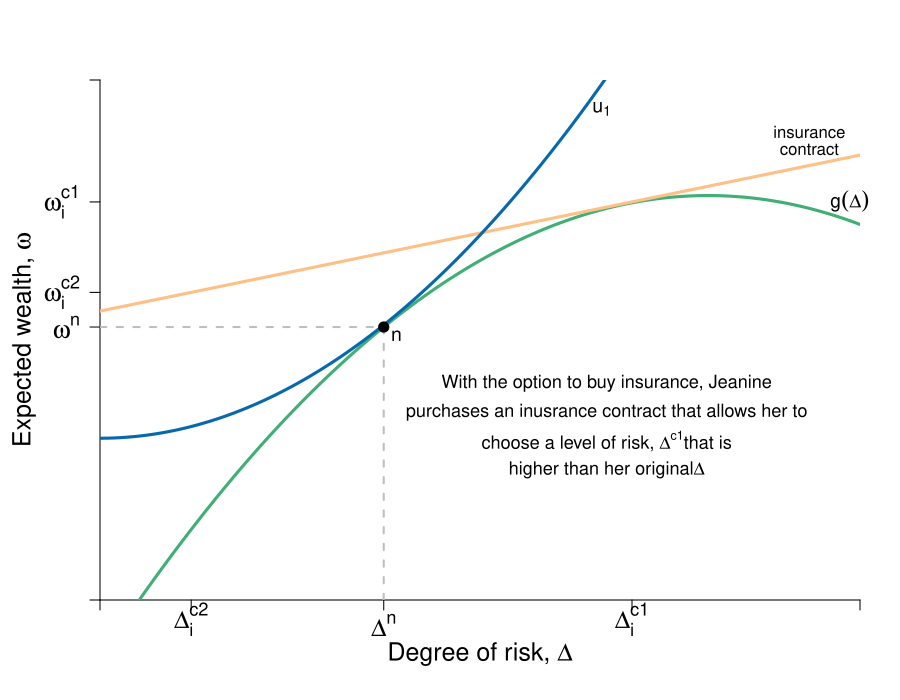

Write the R code that produced this figure.
#Graph Designer: Simon Halliday & Madeleine Wettach '20
#Authors: Bowles, Foley and Halliday
#Title: Microeconomics: Competition, Conflict and Coordination

require(shape)
library(pBrackets)
pdf(file = "risk/step_by_step_graphs_4/risk_return_insurance_step3.pdf", width = 9, height = 7)

#Set parameters for graphics
axislabelsize <- 1.5
labelsize <- 1.2
graphlinewidth <- 3
segmentlinewidth <- 2
a <- c(2, 4, 6)


COL <- c("#7fc97f", "#beaed4", "#fdc086", "#ffff99", "#386cb0", "#f0027f", "#bf5b17", "#666666")
COLA <- c("#e0f3db", "#99d8c9","#66c2a4","#41ae76", "#238b45", "#005824")
COLB <- c("#c6dbef", "#4eb3d3", "#2b8cbe", "#0868ac","#084081")
COLC <- c("#fcfbfd", "#efedf5", "#dadaeb", "#bcbddc", "#9e9ac8", "#807dba", "#6a51a3", "#54278f", "#3f007d")

par(mar =  c(5, 5, 4, 2))
xlims <- c(0, 15)
ylims <- c(0, 18)

riskreturn <- function(g, int1 = 14, int2 = 4, coeff = 1/3){
  int1 - (int2 - (coeff)*g)^2
}

uA <- function(omega, g, slope = 0.5){
  omega + omega*g  - slope*g^2
}

indiffA <- function(g, intercept = 3, slope = 0.125){
  intercept  + slope*g^2
}

insurance <- function(g, intercept = 10, slope = 0.36){
  intercept  + slope*g
}

#Plot command 
plot(0, 0, xlim = xlims, ylim = ylims, 
     type = "n",
     xlab = expression(paste("")),
     ylab = expression(paste("")), 
     axes = FALSE,
     cex.lab = axislabelsize, 
     bty = "n", 
     xaxs="i", 
     yaxs="i"
)


#Customize ticks and labels for the plot
ticksy <- c(0,  riskreturn(g = 5.6), insurance(g = 1.8), insurance(g = 10.5), ylims[2])
ylabels <- c(NA, expression(paste(omega^n)), expression(paste(omega[i]^{c2})), expression(paste(omega[i]^{c1})), NA)
ticksx <- c(0, 1.8, 5.6, 10.5, xlims[2])
xlabels <- c(NA, expression(paste(Delta[i]^{c2})), expression(paste(Delta^n)), expression(paste(Delta[i]^{c1})), NA)

axis(1, at = ticksx, pos = 0, labels = xlabels, cex.axis = axislabelsize)
axis(2, at = ticksy, pos = 0, labels = ylabels, las = 1, cex.axis = axislabelsize)
mtext(expression(paste("Degree of risk, ", Delta)), side=1, line = 2.5, cex = axislabelsize)
text(xlims[1] - 1.5, ylims[2] - 0.5*(ylims[2] - ylims[1]), expression(paste("Expected wealth, ", omega)), xpd = TRUE, cex = axislabelsize, srt = 90) 


npts <- 500 
xx1 <- seq(xlims[1], xlims[2], length.out = npts)
lines(xx1, riskreturn(xx1, int1 = 14, int2 = 4, coeff = 1/3), col = COLA[4], lwd = graphlinewidth, lty = 1)
lines(xx1, insurance(xx1), col = COL[3], lwd = graphlinewidth, lty = 1)
#lines(xx1, insurance(xx1, intercept = 7.4), col = COL[3], lwd = segmentlinewidth, lty = 2)
lines(xx1, indiffA(xx1, intercept = 5.6), col = COLB[4], lwd = graphlinewidth, lty = 1)
##lines(xx1, indiffA(xx1, intercept = 7.75, slope = 0.115), col = COLB[4], lwd = graphlinewidth, lty = 1)
##lines(xx1, indiffA(xx1, intercept = 10.35, slope = 0.1), col = COLB[4], lwd = graphlinewidth, lty = 1)


####cut
#Add points a, b, c and c
segments(5.6, 0, 5.6, riskreturn(g = 5.6), lty = 2, col = "gray", lwd = segmentlinewidth)
segments(0, riskreturn(g = 5.6), 5.6, riskreturn(g = 5.6), lty = 2, col = "gray", lwd = segmentlinewidth)
points(5.6, riskreturn(g = 5.6), pch = 16, col = "black", cex = 1.5)
text(5.6 + 0.25, riskreturn(g = 5.6) - 0.3, expression(n), cex = labelsize)


#segments(10.5, 0, 10.5, riskreturn(g = 10.5) , lty = 2, col = "gray", lwd = segmentlinewidth)
#segments(0, riskreturn(g = 10.5) , 10.5, riskreturn(g = 10.5) , lty = 2, col = "gray", lwd = segmentlinewidth)

#points(10.5, riskreturn(g = 10.5) , pch = 16, col = "black", cex = 1.5)
#text(12 + 0.25, riskreturn(g = 12) - 0.3, expression(d), cex = labelsize)

####cut
#segments(0, insurance(g = 1.8), 10.5, insurance(g = 1.8), lty = 2, col = "gray", lwd = segmentlinewidth)
#segments(1.8, 0, 1.8, insurance(g = 1.8), lty = 2, col = "gray", lwd = segmentlinewidth)
#points(1.8, insurance(g = 1.8) , pch = 16, col = "black", cex = 1.5)
#text(1.8, insurance(g = 1.8) + 0.6, expression(paste(c^2)), cex = labelsize)



#points(10.5, riskreturn(g = 10.5) , pch = 16, col = "black", cex = 1.5)
#text(10.5, riskreturn(g = 10.5) + 0.6, expression(paste(c^1)), cex = labelsize)

#brackets(x1 = 10.7, y1 = riskreturn(10.5)  - 0.1, 
#         x2 = 10.7, y2 = insurance(1.8),  
#         ticks = 0.5, curvature = 0.5, type = 1, h = 0.5,
#         col = "black", lwd = 1, lty = 1, xpd = TRUE)
#text(11.7, 12.1, expression(paste(p%.%i == phantom())), xpd = TRUE, cex = labelsize)
#text(13, 12.3, expression(paste("insurance")), xpd = TRUE, cex = labelsize)
#text(13, 11.7, expression(paste("premium")), xpd = TRUE, cex = labelsize)

#Arrows(5.8, 3, 10.2, 3, 
#       col = "black", lty = 2, lwd = 2, arr.type = "triangle", 
#       arr.lwd = 0.5, code = 2)
#text(8.05, 4, expression(paste("Increased risk-taking")), xpd = TRUE)
#text(8.05, 3.5, expression(paste("due to insurance")), xpd = TRUE)


#Arrows(10.4, 2, 2, 2, 
#       col = "black", lty = 1, lwd = 2, arr.type = "triangle", 
#       arr.lwd = 0.5, code = 2)
#text(3.75, 1.55, expression(paste("Decreased")), xpd = TRUE)
#text(3.75, 1, expression(paste("risk exposure")), xpd = TRUE)
#text(3.75, 0.5, expression(paste("due to insurance, i")), xpd = TRUE)

####cut
text(14, 16.2, expression(paste("insurance")), xpd = TRUE)
text(14, 15.6, expression(paste("contract")), xpd = TRUE)


#Label risk return schedule
text(14.8, 13.8, expression(paste(g(Delta))), cex = labelsize, xpd = TRUE)

###cut
#Label value functions
text(9.9, 17, expression(u[1]), cex = labelsize)
#text(7.6, 17, expression(u[3]), cex = labelsize)

###cut
#Frame for comment
#segments(1.4, 17.7, 4.6, 17.7, lty = 1, col = "black", lwd = segmentlinewidth)
#segments(1.4, 17.7, 1.4, 14.5, lty = 1, col = "black", lwd = segmentlinewidth)
#segments(4.6, 14.5, 4.6, 17.7, lty = 1, col = "black", lwd = segmentlinewidth)
#segments(1.4, 14.5, 4.6, 14.5, lty = 1, col = "black", lwd = segmentlinewidth)


#text(3, 17.3, expression(paste("Insurance increases")), xpd = TRUE)
#text(3, 16.7, expression(paste("risk-taking,")), xpd = TRUE)
#text(3, 16.1, expression(paste("reduces risk")), xpd = TRUE)
#text(3, 15.5, expression(paste("exposure and ")), xpd = TRUE)
#text(3, 14.9, expression(paste("maximizes utility ")), xpd = TRUE)

text(10, 7.5, expression(paste("With the option to buy insurance, Jeanine")), xpd = TRUE, cex = 1.1)
text(10, 6.5, expression(paste("purchases an inusrance contract that allows her to")), xpd = TRUE, cex = 1.1)
text(10, 5.5, expression(paste("choose a level of risk, ", Delta^{c1}, "that is")), xpd = TRUE, cex = 1.1)
text(10, 4.5, expression(paste("higher than her original", Delta)), xpd = TRUE, cex = 1.1)
dev.off()
